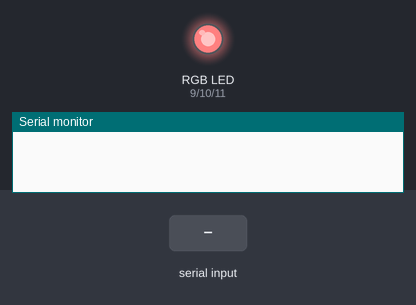
Simulated run of this sketch. Board: Arduino Uno, built with avr-gcc and run on an emulated ATmega328P. On the bench: an RGB LED mixed from three pins (HIGH = lit), the last lines printed to the serial monitor. Dashed ring = blinking. The inputs (shaded band) are chosen by the test bench.

Above: at 2.2 s.
2.3 s: "30,150\n" received over Serial
At 4.45 s:
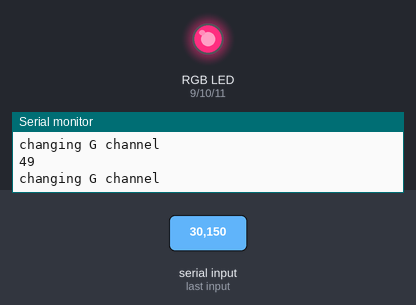
At 16.2 s:
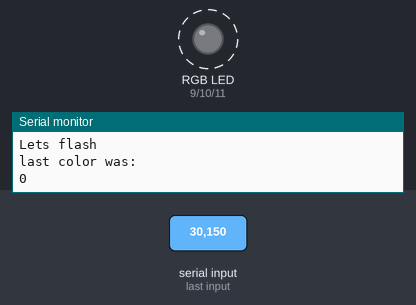
Timing chart, 0 to 29.3 s (numbered marks = the images above; inputs shaded):
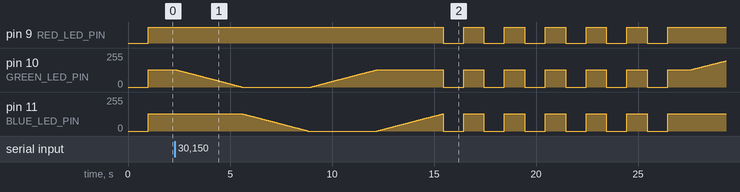

Measured:
- after the input at 2.3 s, pin 9 (RED_LED_PIN): alternates HIGH for 1.0 s and LOW for 1.0 s, 12 changes in all, then stays HIGH, starting after 13.1 s

The sketch:

animoarduino.pde
```cpp
/*
  Author: Daniel Guerrero
  Colors structure by http://www.instructables.com/member/RandomMatrix/
*/

enum COLORID {
  PINK = 0,
  YELLOW,
  ORANGE,
  RED,
  GREEN,
  BLUE,
  WHITE,
  NUM_COLORS,
};

// simple colour structure
typedef struct
{
  int r;
  int g;
  int b;
} Color;

// default colours
const Color Colors[] = {
  (Color){255, 128, 128}, // pink
  (Color){255, 255, 0},   // yellow
  (Color){255, 96, 0},    // orange
  (Color){255, 0,   0},   // red
  (Color){0,   255, 0},   // green
  (Color){0,   0,   255}, // blue
  (Color){255, 255, 255}, // white
};

// Initialize the variable that memorize the actual color
// for later fading it.
int last_color = 0;

// LED leads connected to PWM pins
const int RED_LED_PIN = 9;
const int GREEN_LED_PIN = 10;
const int BLUE_LED_PIN = 11;

// Used to store the current intensity level of the individual LEDs
int redIntensity = 0;
int greenIntensity = 0;
int blueIntensity = 0;

// Length of time we spend showing each color
const int DISPLAY_TIME = 10; // In milliseconds

void setup() {
  // set the data rate for the SoftwareSerial port
  Serial.begin(9600);
  delay(1000);
  analogWrite(RED_LED_PIN, Colors[last_color].r);
  analogWrite(GREEN_LED_PIN, Colors[last_color].g);
  analogWrite(BLUE_LED_PIN, Colors[last_color].b);
  //Serial.println("Tell me the color: ");
}

void flash(int lastcolorID) {
  Serial.println("last color was: ");
  Serial.println(lastcolorID);
  for (int numflashes = 5; numflashes >= 0; numflashes-=1){
    analogWrite(RED_LED_PIN,0);
    analogWrite(GREEN_LED_PIN,0);
    analogWrite(BLUE_LED_PIN,0);
    delay(1000);
    analogWrite(RED_LED_PIN,Colors[lastcolorID].r);
    analogWrite(GREEN_LED_PIN,Colors[lastcolorID].g);
    analogWrite(BLUE_LED_PIN,Colors[lastcolorID].b);
    delay(1000);
  }
}

void setcolor_withfade(int newcolorID, int lastcolorID) {
  Serial.println("new color will be: ");
  Serial.println(newcolorID);
    Serial.println("last color was: ");
  Serial.println(lastcolorID);
        if (Colors[newcolorID].r == Colors[lastcolorID].r){
          redIntensity = Colors[lastcolorID].r;
          Serial.println("Maintaining R channel");
          Serial.println(redIntensity);
          analogWrite(RED_LED_PIN, redIntensity);
          delay(DISPLAY_TIME);
        }
        else if (Colors[newcolorID].r > Colors[lastcolorID].r){
          for (redIntensity = Colors[lastcolorID].r; redIntensity <= Colors[newcolorID].r ; redIntensity+=1) {
                  Serial.println("changing R channel");
                  Serial.println(redIntensity);
                  analogWrite(RED_LED_PIN, redIntensity);
                  delay(DISPLAY_TIME);
                }
        }
        else if (Colors[newcolorID].r < Colors[lastcolorID].r){
          for (redIntensity = Colors[lastcolorID].r; redIntensity >= Colors[newcolorID].r ; redIntensity-=1) {
                  Serial.println("changing R channel");
                  Serial.println(redIntensity);
                  analogWrite(RED_LED_PIN, redIntensity);
                  delay(DISPLAY_TIME);
                }
        }
        if (Colors[newcolorID].g == Colors[lastcolorID].g){
          greenIntensity = Colors[lastcolorID].g;
          Serial.println("Maintaining G channel");
          Serial.println(greenIntensity);
          analogWrite(GREEN_LED_PIN, greenIntensity);
          delay(DISPLAY_TIME);
        }
        else if (Colors[newcolorID].g > Colors[lastcolorID].g){
          for (greenIntensity = Colors[lastcolorID].g; greenIntensity <= Colors[newcolorID].g ; greenIntensity+=1) {
                  Serial.println(greenIntensity);
                  Serial.println("changing G channel");
                  analogWrite(GREEN_LED_PIN, greenIntensity);
                  delay(DISPLAY_TIME);
                }
        }
        else if (Colors[newcolorID].g < Colors[lastcolorID].g){
          for (greenIntensity = Colors[lastcolorID].g; greenIntensity >= Colors[newcolorID].g ; greenIntensity-=1) {
                  Serial.println("changing G channel");
                  Serial.println(greenIntensity);
                  analogWrite(GREEN_LED_PIN, greenIntensity);
                  delay(DISPLAY_TIME);
                }
        }
        if (Colors[newcolorID].b == Colors[lastcolorID].b){
          blueIntensity = Colors[lastcolorID].b;
          Serial.println("Maintaining B channel");
          Serial.println(blueIntensity);
          analogWrite(BLUE_LED_PIN, blueIntensity);
          delay(DISPLAY_TIME);
        }
        else if (Colors[newcolorID].b > Colors[lastcolorID].b){
          for (blueIntensity = Colors[lastcolorID].b; blueIntensity <= Colors[newcolorID].b ; blueIntensity+=1) {
                  Serial.println("changing B channel");
                  Serial.println(blueIntensity);
                  analogWrite(BLUE_LED_PIN, blueIntensity);
                  delay(DISPLAY_TIME);
                }
        }
        else if (Colors[newcolorID].b < Colors[lastcolorID].b){
          for (blueIntensity = Colors[lastcolorID].b; blueIntensity >= Colors[newcolorID].b ; blueIntensity-=1) {
                  Serial.println("changing B channel");
                  Serial.println(blueIntensity);
                  analogWrite(BLUE_LED_PIN, blueIntensity);
                  delay(DISPLAY_TIME);
                }
        }
        last_color = newcolorID;
}

void loop() {
  COLORID colorID;
  //We read one byte that indicates the color to set R,G,B..
  if (Serial.available() > 0) {
      byte p = Serial.read();
      //normalize value to work with it
      int q = int(p)-48;
      if(q >= 0 && q <= 7){
            Serial.println ("Trying to setup color: ");
            Serial.println (q);
	    setcolor_withfade(q,last_color);}
      else if (q = 9){
            Serial.println (q);
            Serial.println ("Lets flash");
            flash(last_color);}
      else {
	    Serial.println ("byte received outside scope");
	  }
   }

  // delay 10 milliseconds before the next reading:
  delay(10);
}
```

animoarduino.cpp
```cpp
/*
  Author: Daniel Guerrero
  Colors structure by http://www.instructables.com/member/RandomMatrix/
*/

enum COLORID {
  PINK = 0,
  YELLOW,
  ORANGE,
  RED,
  GREEN,
  BLUE,
  WHITE,
  NUM_COLORS,
};

// simple colour structure
typedef struct
{
  int r;
  int g;
  int b;
} Color;

// default colours
const Color Colors[] = {
  (Color){255, 128, 128}, // pink
  (Color){255, 255, 0},   // yellow
  (Color){255, 96, 0},    // orange
  (Color){255, 0,   0},   // red
  (Color){0,   255, 0},   // green
  (Color){0,   0,   255}, // blue
  (Color){255, 255, 255}, // white
};

// Initialize the variable that memorize the actual color
// for later fading it.
int last_color = 0;

// LED leads connected to PWM pins
const int RED_LED_PIN = 9;
const int GREEN_LED_PIN = 10;
const int BLUE_LED_PIN = 11;

// Used to store the current intensity level of the individual LEDs
int redIntensity = 0;
int greenIntensity = 0;
int blueIntensity = 0;

// Length of time we spend showing each color
const int DISPLAY_TIME = 10; // In milliseconds

void setup() {
  // set the data rate for the SoftwareSerial port
  Serial.begin(9600);
  delay(1000);
  analogWrite(RED_LED_PIN, Colors[last_color].r);
  analogWrite(GREEN_LED_PIN, Colors[last_color].g);
  analogWrite(BLUE_LED_PIN, Colors[last_color].b);
  //Serial.println("Tell me the color: ");
}

void flash(int lastcolorID) {
  Serial.println("last color was: ");
  Serial.println(lastcolorID);
  for (int numflashes = 5; numflashes >= 0; numflashes-=1){
    analogWrite(RED_LED_PIN,0);
    analogWrite(GREEN_LED_PIN,0);
    analogWrite(BLUE_LED_PIN,0);
    delay(1000);
    analogWrite(RED_LED_PIN,Colors[lastcolorID].r);
    analogWrite(GREEN_LED_PIN,Colors[lastcolorID].g);
    analogWrite(BLUE_LED_PIN,Colors[lastcolorID].b);
    delay(1000);
  }
}

void setcolor_withfade(int newcolorID, int lastcolorID) {
  Serial.println("new color will be: ");
  Serial.println(newcolorID);
    Serial.println("last color was: ");
  Serial.println(lastcolorID);
        if (Colors[newcolorID].r == Colors[lastcolorID].r){
          redIntensity = Colors[lastcolorID].r;
          Serial.println("Maintaining R channel");
          Serial.println(redIntensity);
          analogWrite(RED_LED_PIN, redIntensity);
          delay(DISPLAY_TIME);
        }
        else if (Colors[newcolorID].r > Colors[lastcolorID].r){
          for (redIntensity = Colors[lastcolorID].r; redIntensity <= Colors[newcolorID].r ; redIntensity+=1) {
                  Serial.println("changing R channel");
                  Serial.println(redIntensity);
                  analogWrite(RED_LED_PIN, redIntensity);
                  delay(DISPLAY_TIME);
                }
        }
        else if (Colors[newcolorID].r < Colors[lastcolorID].r){
          for (redIntensity = Colors[lastcolorID].r; redIntensity >= Colors[newcolorID].r ; redIntensity-=1) {
                  Serial.println("changing R channel");
                  Serial.println(redIntensity);
                  analogWrite(RED_LED_PIN, redIntensity);
                  delay(DISPLAY_TIME);
                }
        }
        if (Colors[newcolorID].g == Colors[lastcolorID].g){
          greenIntensity = Colors[lastcolorID].g;
          Serial.println("Maintaining G channel");
          Serial.println(greenIntensity);
          analogWrite(GREEN_LED_PIN, greenIntensity);
          delay(DISPLAY_TIME);
        }
        else if (Colors[newcolorID].g > Colors[lastcolorID].g){
          for (greenIntensity = Colors[lastcolorID].g; greenIntensity <= Colors[newcolorID].g ; greenIntensity+=1) {
                  Serial.println(greenIntensity);
                  Serial.println("changing G channel");
                  analogWrite(GREEN_LED_PIN, greenIntensity);
                  delay(DISPLAY_TIME);
                }
        }
        else if (Colors[newcolorID].g < Colors[lastcolorID].g){
          for (greenIntensity = Colors[lastcolorID].g; greenIntensity >= Colors[newcolorID].g ; greenIntensity-=1) {
                  Serial.println("changing G channel");
                  Serial.println(greenIntensity);
                  analogWrite(GREEN_LED_PIN, greenIntensity);
                  delay(DISPLAY_TIME);
                }
        }
        if (Colors[newcolorID].b == Colors[lastcolorID].b){
          blueIntensity = Colors[lastcolorID].b;
          Serial.println("Maintaining B channel");
          Serial.println(blueIntensity);
          analogWrite(BLUE_LED_PIN, blueIntensity);
          delay(DISPLAY_TIME);
        }
        else if (Colors[newcolorID].b > Colors[lastcolorID].b){
          for (blueIntensity = Colors[lastcolorID].b; blueIntensity <= Colors[newcolorID].b ; blueIntensity+=1) {
                  Serial.println("changing B channel");
                  Serial.println(blueIntensity);
                  analogWrite(BLUE_LED_PIN, blueIntensity);
                  delay(DISPLAY_TIME);
                }
        }
        else if (Colors[newcolorID].b < Colors[lastcolorID].b){
          for (blueIntensity = Colors[lastcolorID].b; blueIntensity >= Colors[newcolorID].b ; blueIntensity-=1) {
                  Serial.println("changing B channel");
                  Serial.println(blueIntensity);
                  analogWrite(BLUE_LED_PIN, blueIntensity);
                  delay(DISPLAY_TIME);
                }
        }
        last_color = newcolorID;
}

void loop() {
  COLORID colorID;
  //We read one byte that indicates the color to set R,G,B..
  if (Serial.available() > 0) {
      byte p = Serial.read();
      //normalize value to work with it
      int q = int(p)-48;
      if(q >= 0 && q <= 7){
            Serial.println ("Trying to setup color: ");
            Serial.println (q);
	    setcolor_withfade(q,last_color);}
      else if (q = 9){
            Serial.println (q);
            Serial.println ("Lets flash");
            flash(last_color);}
      else {
	    Serial.println ("byte received outside scope");
	  }
   }

  // delay 10 milliseconds before the next reading:
  delay(10);
}
```
